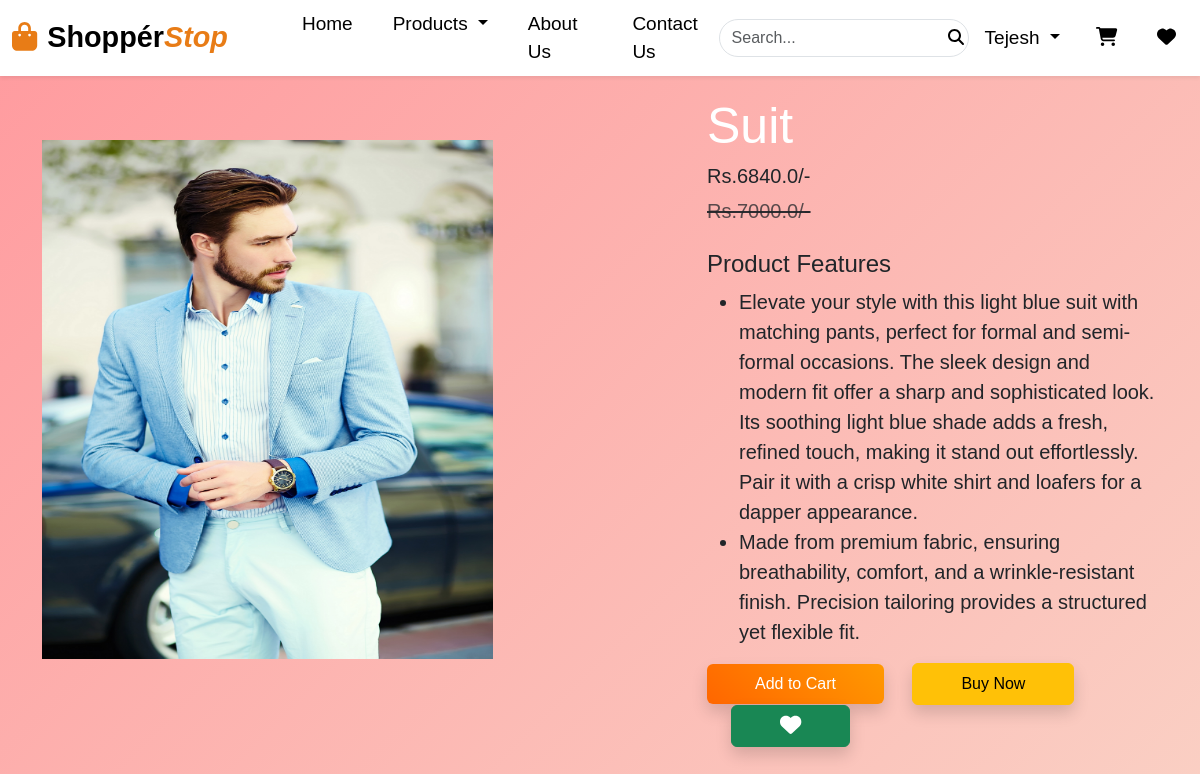
Page /product-detail/8 (signed in) on the committed database.
### app/models.py (models this page shows, shortened)
class Product(models.Model):
    title = models.CharField(max_length=100)
    selling_price = models.FloatField()
    discounted_price = models.FloatField()
    description = models.TextField()
    composition = models.TextField(default='')
    prodapp = models.TextField(default='')
    category = models.CharField(choices=CATEGORY_CHOICES, max_length=2)
    product_image = models.ImageField(upload_to='product')

### app/views.py (the view)
# urls.py: path("product-detail/<int:pk>", views.ProductDetail.as_view(), name='product-detail'),
@method_decorator(login_required,name="dispatch")
class ProductDetail(View):
    def get(self, request, pk):
        product = get_object_or_404(Product, pk=pk)
        wishlist = None  # Default value if user is anonymous
        totalitem = 0  # Default cart item count
        wishitem  = 0
        if request.user.is_authenticated:
            wishlist = Wishlist.objects.filter(Q(product=product) & Q(user=request.user)).exists()
            totalitem = Cart.objects.filter(user=request.user).count()
            wishitem = len(Wishlist.objects.filter(user = request.user))
        context = {
            "product": product,
            "wishlist": wishlist,
            "totalitem": totalitem
        }
        return render(request, "app/productdetail.html", context)

### app/templates/app/productdetail.html (shortened to what this page needs)
{% extends 'app/base.html' %}
{% load static %}
{% block main-content %}
    <div class="container">
        <div class="row flex justify-content-between">
            <div class="img2 col-lg-5 mt-5">
                <img src="{{product.product_image.url}}" class="image col-xs-6 col-sm-12 col-lg-12 mt-3 text-sm-center w-100 h-75" alt="">
            </div>
            <div class="productdetail col-lg-5">
                <h1 style="font-family: Georgia; font-size: 50px; padding-top:20px;color:white;">{{product.title}}</h1>
                <h5>Rs.{{product.discounted_price}}/-</h5>
                <small class = " text-decoration-line-through text-muted fs-5"><del>Rs.{{product.selling_price}}/-</small></del>
                <br><br><h4>Product Features</h4>
                <ul class="fs-5" style="font-family: Rajdhani;">
                    <li>{{product.description}}</li>
                    <li>{{product.composition}}</li>
                </ul>
                <form action="/add-to-cart" class="d-inline">
                    <button type="submit" class="btn btn-primary shadow px-5 py-2">Add to Cart</button>
                </form>
                <a href="{% url "showcart" %}" class="btn btn-warning shadow px-5 py-2 ms-4">Buy Now</a>
                {% if wishlist %}
                    <a data-url="{% url 'minuswishlist' %}" data-pid="{{ product.id }}" class="minus-wishlist btn btn-danger shadow px-5 py-2 ms-4">
                        <i class="fas fa-heart fa-lg"></i>
                    </a>
                {% else %}
                    <a data-url="{% url 'pluswishlist' %}" data-pid="{{ product.id }}" class="plus-wishlist btn btn-success shadow px-5 py-2 ms-4">
                        <i class="fas fa-heart fa-lg"></i>
                    </a>
                {% endif %}
            </div>
        </div>
    </div>
{% endblock main-content %}

### app/templates/app/productdetail.html (style rules this page uses)
body { background: linear-gradient(135deg, #ff9a9e, #fad0c4); }

### rows in the picture
Product: product_image (picture), title "Suit", discounted_price "6840.0", selling_price "7000.0", description "Elevate your style with this light blue suit with matching pants, perfect for formal and semi-formal occasions. The sleek design and modern fit offer a sharp and sophisticated look. Its soothing light blue shade adds a fresh, refined touch, making it stand out effortlessly. Pair it with a crisp white shirt and loafers for a dapper appearance.", composition "Made from premium fabric, ensuring breathability, comfort, and a wrinkle-resistant finish. Precision tailoring provides a structured yet flexible fit."
